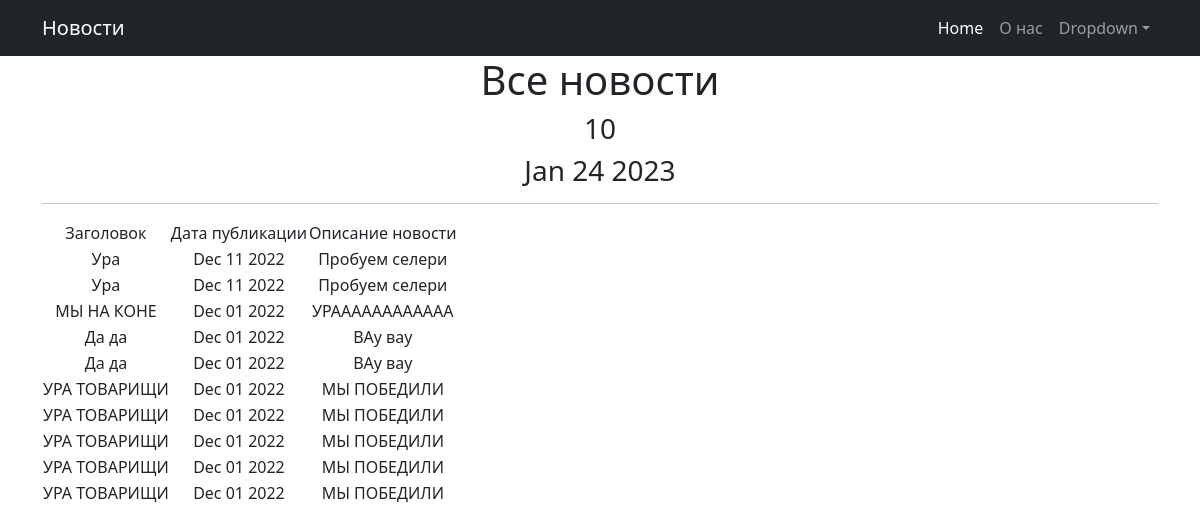
Before: /news/ with the older database file.
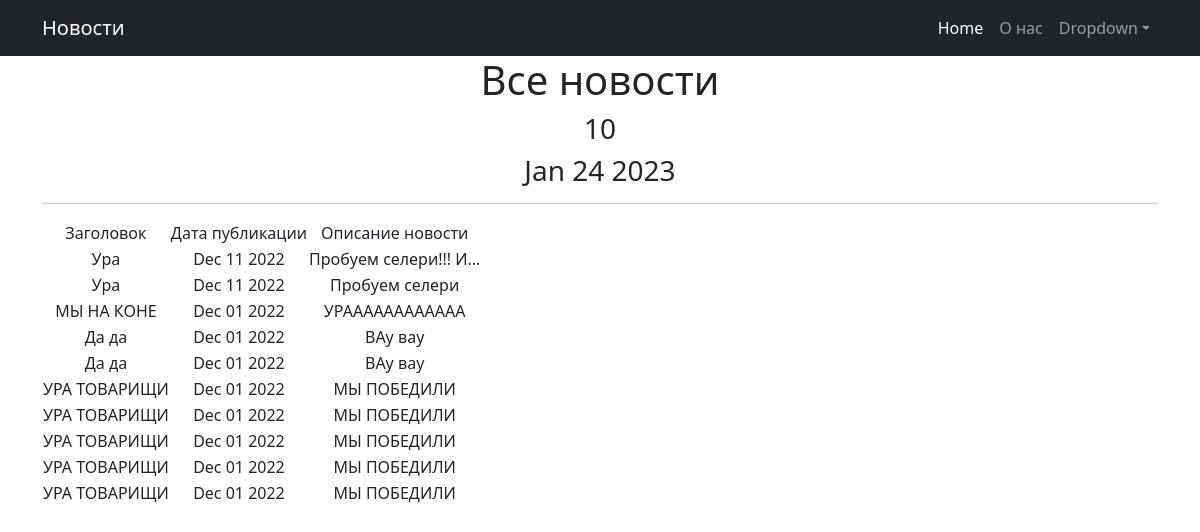
After: the same page with the newer database file.
### news/models.py (models this page shows, shortened)
class Post(models.Model):
    author = models.ForeignKey(Author, on_delete=models.CASCADE)
    NEWS = 'NW'
    ARTICLE = 'AR'
    CATEGORY_CHOICES = (
        (NEWS, 'Новость'),
        (ARTICLE, 'Статья')
    )
    categoryType = models.CharField(max_length=2, choices=CATEGORY_CHOICES, default=ARTICLE)
    dateCreation = models.DateTimeField(auto_now_add=True)
    postCategory = models.ManyToManyField(Category, through='PostCategory')
    title = models.CharField(max_length=128)
    text = models.TextField()
    rating = models.SmallIntegerField(default=0)

### news/views.py (the view)
# urls.py: path('', PostsList.as_view(), name='post_list'),
class PostsList(ListView):
    model = Post
    ordering = '-dateCreation'
    template_name = 'posts.html'
    context_object_name = 'posts'
    paginate_by = 10
    def get_queryset(self):
        queryset = super().get_queryset()
        self.filterset = PostFilter(self.request.GET, queryset)
        return self.filterset.qs
    def get_context_data(self, **kwargs):
        context = super().get_context_data(**kwargs)
        context['filterset'] = self.filterset
        return context

### news/templatetags/custom_filters.py (called while the page is built)
@register.filter()
def censor(value):
    bad_words = ('редиска', 'дурак', 'придурок')
    if not isinstance(value, str):
        raise ValueError('Невозможно применить цензор не к строке')
    for word in value.split():
        if word.lower() in bad_words:
            value = value.replace(word, f"{word[0]}{'*' * (len(word) - 1)}")
    return value

### news/templatetags/custom_tags.py (called while the page is built)
@register.simple_tag()
def current_time(format_string='%b %d %Y'):
   return datetime.utcnow().strftime(format_string)

### templates/posts.html (shortened to what this page needs)
{% extends 'flatpages/default.html' %}
{% load custom_filters %}
{% load custom_tags %}
{% block content %}
   <h1>Все новости</h1>
   <h3>{{ posts|length }}</h3>
   <h3>{% current_time '%b %d %Y' %}</h3>
   <hr>
   {% if posts %}
       <table>
           <tr>
               <td>Заголовок</td>
               <td>Дата публикации</td>
               <td>Описание новости</td>
           </tr>
           {% for post in posts %}
           <tr>
               <td>{{ post.title }}</td>
               <td>{{ post.dateCreation|date:'M d Y' }}</td>
               <td>{{ post.text|censor|truncatechars:20 }}</td>
           </tr>
           {% endfor %}
       </table>
   {% else %}
       <h2>Новостей нет!</h2>
   {% endif %}
{% endblock content %}

Changed rows visible on the page:
changed Post: text|censor "Пробуем селери" → "Пробуем селери!!! И…"
